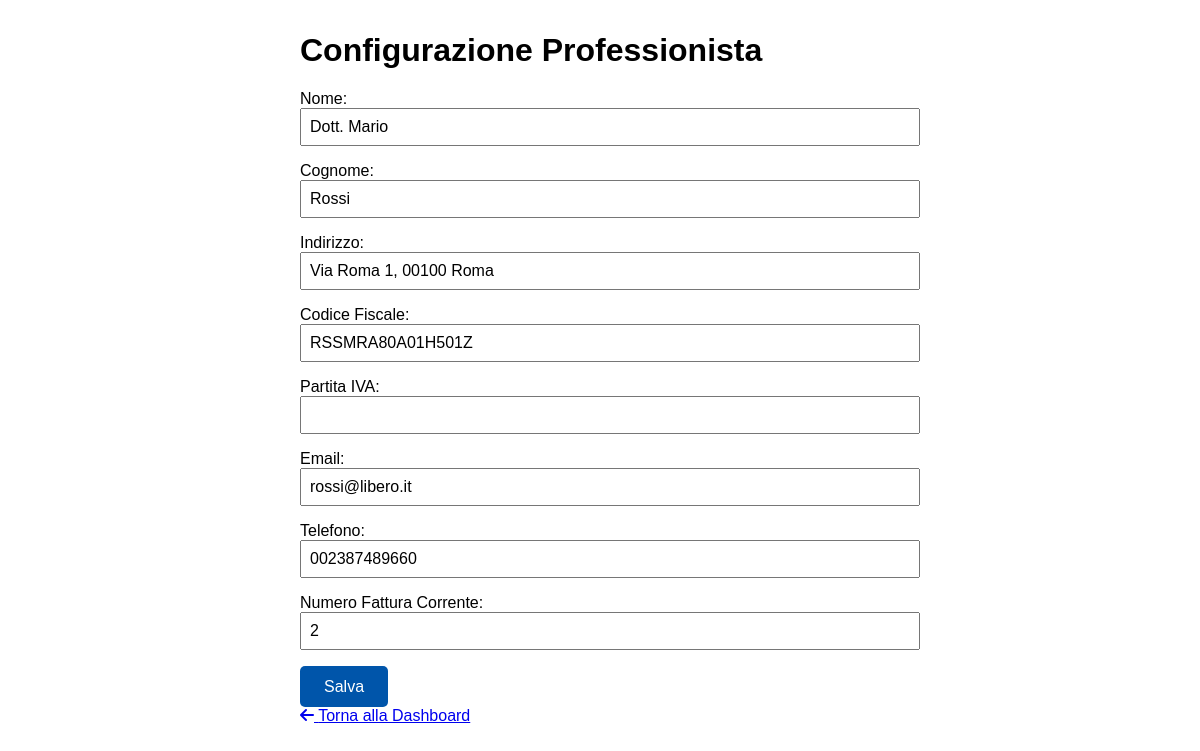
The app's page /config/professionista, older data.
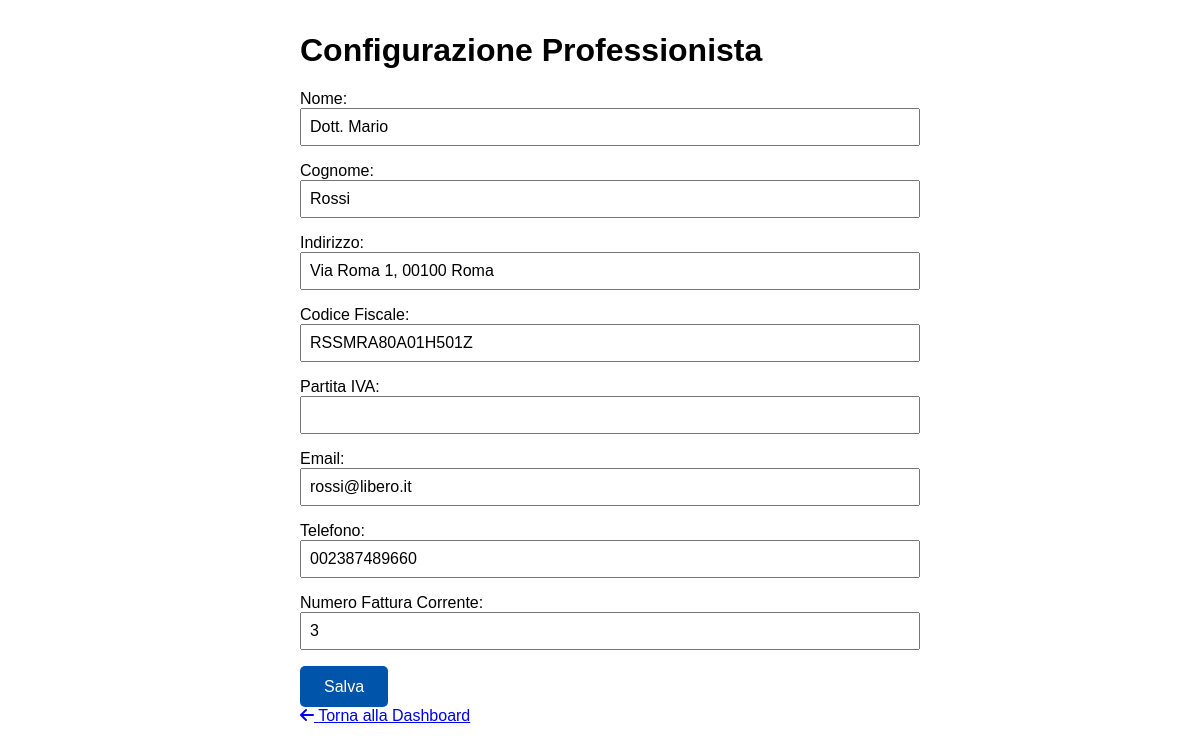
The same page, newer data.
### models.py (models this page shows)
class Professionista(db.Model):
    id = db.Column(db.Integer, primary_key=True)
    nome = db.Column(db.String(100))
    cognome = db.Column(db.String(100))
    indirizzo = db.Column(db.String(200))
    piva = db.Column(db.String(20))
    codice_fiscale = db.Column(db.String(20))
    email = db.Column(db.String(100))
    telefono = db.Column(db.String(20))
    numero_fattura_corrente = db.Column(db.Integer)

### routes.py (the view, shortened to what this page needs)
@app.route("/config/professionista", methods=["GET", "POST"])
def configura_professionista():
    prof = Professionista.query.first() # Prende il primo (e unico) professionista dal DB
    return render_template("configura_professionista.html", prof=prof)

### app.py (called while the page is built)
@app.context_processor
def utility_processor():
    def now():
        return datetime.now()
    return dict(now=now)

### templates/configura_professionista.html (shortened to what this page needs)
<!DOCTYPE html>
<html lang="it">
<head>
<link rel="stylesheet" href="https://cdn.replit.com/agent/bootstrap-agent-dark-theme.min.css">
<link rel="stylesheet" href="https://cdnjs.cloudflare.com/ajax/libs/font-awesome/6.0.0/css/all.min.css">
<link rel="stylesheet" href="https://cdn.datatables.net/1.11.5/css/dataTables.bootstrap5.min.css">
<link rel="stylesheet" href="{{ url_for('static', filename='css/custom.css') }}">
</head>
<body>
  <h1>Configurazione Professionista</h1>
<form method="POST">
  <label>
    Nome:
    <input type="text" name="nome" value="{{ prof.nome or '' }}">
  </label>
  <label>
    Cognome:
    <input type="text" name="cognome" value="{{ prof.cognome or '' }}">
  </label>
  <label>
    Indirizzo:
    <input type="text" name="indirizzo" value="{{ prof.indirizzo or '' }}">
  </label>
  <label>
    Codice Fiscale:
    <input type="text" name="codice_fiscale" value="{{ prof.codice_fiscale or '' }}">
  </label>
  <label>
    Partita IVA:
    <input type="text" name="partita_iva" value="{{ prof.partita_iva or '' }}">
  </label>
  <label>
    Email:
    <input type="text" name="email" value="{{ prof.email or '' }}">
  </label>
  <label>
    Telefono:
    <input type="text" name="telefono" value="{{ prof.telefono or '' }}">
  </label>
  <label>
    Numero Fattura Corrente:
    <input type="number" name="numero_fattura_corrente" value="{{ prof.numero_fattura_corrente or 1 }}">
  </label>
  <button type="submit">Salva</button>
</form>
<a href="{{ url_for('index') }}" class="btn btn-secondary mb-3">
  <i class="fas fa-arrow-left me-2"></i> Torna alla Dashboard
</a>
  </body>
</html>

Row changes from the older to the newer data that the page shows:
changed Professionista "Dott. Mario": numero_fattura_corrente "2" → "3"
